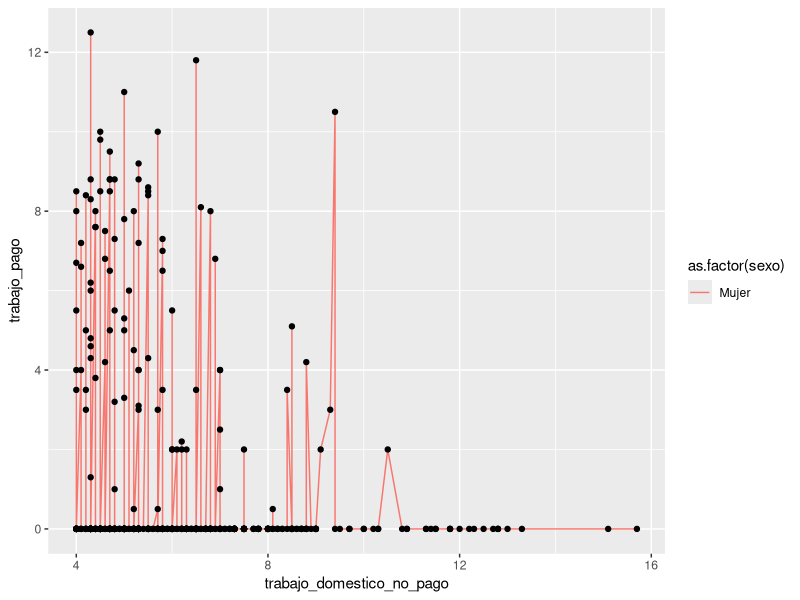
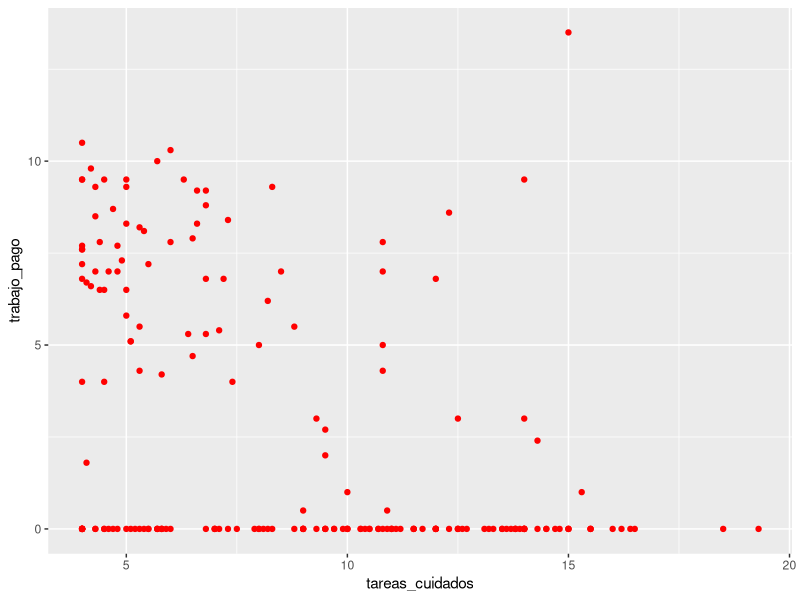
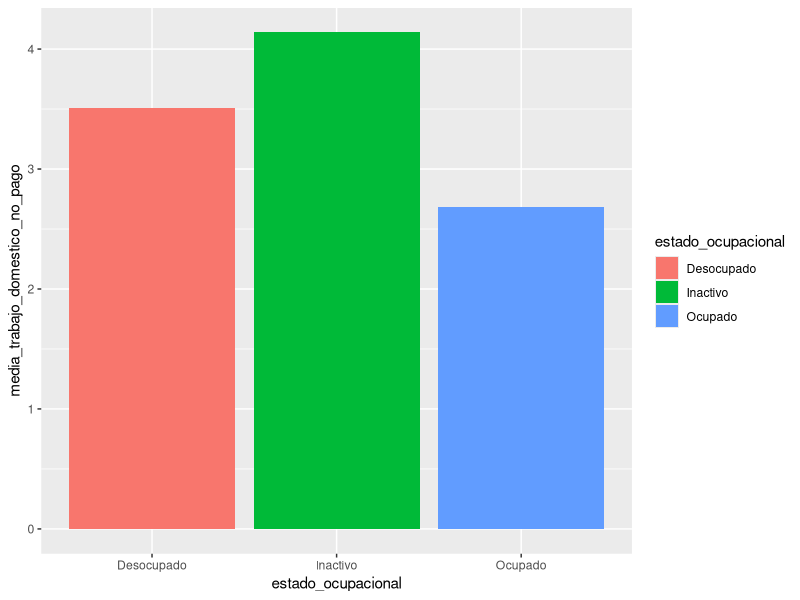
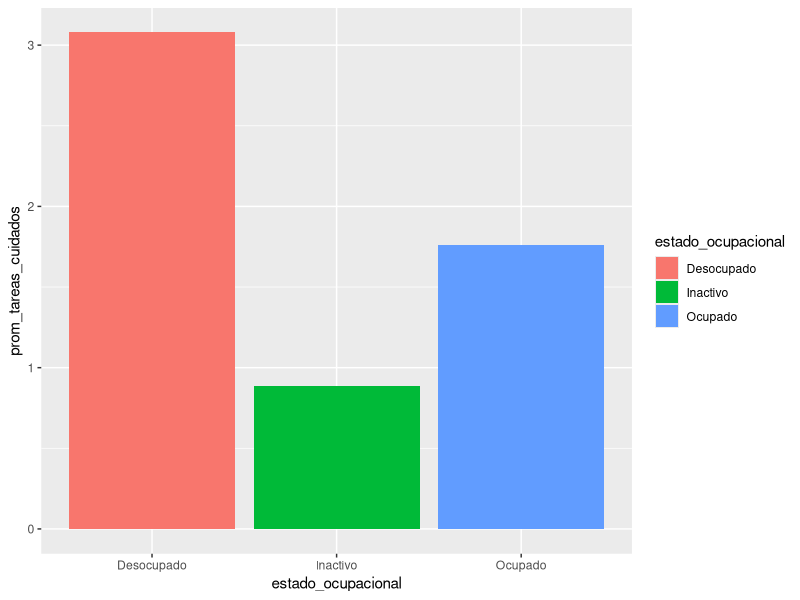

Source code (R) for these figures, in order:
## ---- chunk 1
#knitr::opts_chunk$set(echo = TRUE)
library(readr)
library(dplyr)
library(ggplot2)
library (tidyr)
## ---- chunk 2
uso_tiempo_2016<-read.csv("datos/encuesta_uso_tiempo_2016.csv")

## ---- chunk 3
uso_tiempo_2016_seleccv<-uso_tiempo_2016|>
select(sexo,edad,trabajo_pago,trabajo_pago2,trabajo_domestico_no_pago,trabajo_domestico_no_pago2,tareas_cuidados, tareas_cuidados2,nivel_educativo,estado_ocupacional,recreacion,recreacion2)

## ---- chunk 4
filter(uso_tiempo_2016_seleccv,edad>=18)|>
  group_by(sexo)|>
  summarise(conteo = n())
## ---- chunk 5
uso_tiempo_2016_seleccv|>
  filter(edad>=18)|>
  group_by(sexo)|>
  summarise(tiempo_max_trabajod_nopago = max(trabajo_domestico_no_pago))  

## ---- chunk 6
uso_tiempo_2016_seleccv|>
  filter(edad>=18)|>
  group_by(sexo)|>
  summarise(tiempo_min_trabajod_nopago = min(trabajo_domestico_no_pago)) 

## ---- chunk 7
uso_tiempo_2016_seleccv|>
  filter(edad>=18)|>
  group_by(sexo)|>
  summarise(promedio_Trabajod_no_pago = mean(trabajo_domestico_no_pago)) 


## ---- chunk 8
uso_tiempo_2016_seleccv|>
  filter(edad>=18)|>
  group_by(sexo)|>
  summarise(tiempo_max=max(trabajo_domestico_no_pago),tiempo_min=min(trabajo_domestico_no_pago),desvio = sd(trabajo_domestico_no_pago), na.rm = TRUE) 

## ---- chunk 9
uso_tiempo_2016_seleccv|>
  filter(edad>=18)|>
  group_by(sexo)|>
  summarise(tiempo_max_tareas_cuidado = max(tareas_cuidados)) 

## ---- chunk 10
uso_tiempo_2016_seleccv|>
  filter(edad>=18)|>
  group_by(sexo)|>
  summarise(tiempo_min_tareas_cuidado = min(tareas_cuidados)) 
## ---- chunk 11
uso_tiempo_2016_seleccv|>
  filter(edad>=18)|>
  group_by(sexo)|>
  summarise(promedio_tareas_cuidado = mean(tareas_cuidados)) 
## ---- chunk 12
uso_tiempo_2016_seleccv|>
 filter (edad>=18)|>
group_by(sexo)|>
summarise(valor_prom_trabajo_pago = mean(trabajo_pago))
## ---- chunk 13
uso_tiempo_2016_seleccv|>
 filter (edad>=18)|>
group_by(sexo)|>
summarise(valor_prom_recreacion = mean(recreacion))
## ---- chunk 14
uso_tiempo_2016|>
  filter (trabajo_domestico_no_pago >= 4, edad>=18, sexo=="Mujer")|>
  ggplot(mapping=aes(trabajo_domestico_no_pago,trabajo_pago))+
  geom_line(aes(colour= as.factor(sexo)))+
  geom_point()
  
## ---- chunk 15
uso_tiempo_2016|>
  filter (tareas_cuidados>=4,edad>=18, sexo=="Mujer")|>
  ggplot(aes(tareas_cuidados,trabajo_pago))+
  geom_point(colour="red")

## ---- chunk 16
mujeres_medias<-uso_tiempo_2016|>
  select(sexo,edad,estado_ocupacional,trabajo_pago,trabajo_domestico_no_pago,tareas_cuidados)|>
  filter(edad>=18, sexo=="Mujer")|>
  mutate(media_trabajo_pago=mean(trabajo_pago))|>
  mutate(media_trabajo_domestico_no_pago=mean(trabajo_domestico_no_pago))|>
  mutate (media_tareas_cuidados=mean(tareas_cuidados))
## ---- chunk 17
mujeres_medias|>
  group_by(estado_ocupacional)|>
  summarise(media_trabajo_domestico_no_pago=mean(trabajo_domestico_no_pago))|>
  ggplot(mapping =aes(estado_ocupacional,media_trabajo_domestico_no_pago,fill=estado_ocupacional))+
  geom_col()
  
## ---- chunk 18
mujeres_medias|>
  group_by(estado_ocupacional)|>
  summarise(prom_tareas_cuidados=mean(tareas_cuidados))|>
  ggplot(mapping =aes(estado_ocupacional,prom_tareas_cuidados,fill=estado_ocupacional))+
  geom_col()

## ---- chunk 19
